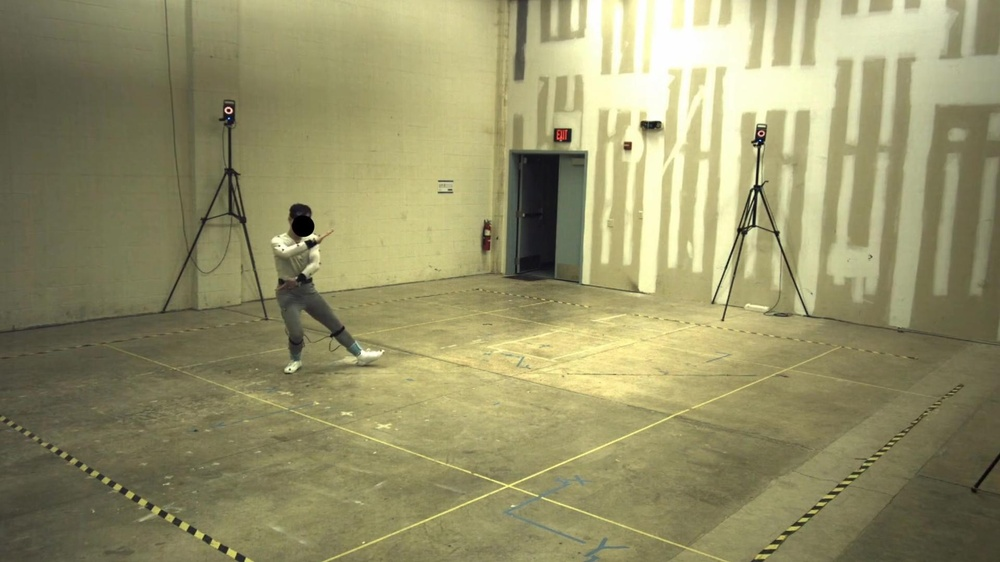
%> input picture Project2DataFiles/im1corrected.jpg, 1000 x 562 px, shrunk from 1920 x 1080 before the run
$ octave task4.m   (GNU Octave 9; MATLAB toolbox functions it lacks are replaced by stand-ins)
%> lines starting %> are read from the running program, lines starting %| are printed output that depends on the picture
clear all
clc


%Load 2D pixel locations from Task 1
load('all_2D_points.mat'); %file has 39 2D pixel locations

im = imread('im1corrected.jpg');
%> im is the input picture: size 562x1000x3 uint8; mean R, G, B 149.6, 145.9, 105.2
im2 = imread('im2corrected.jpg');
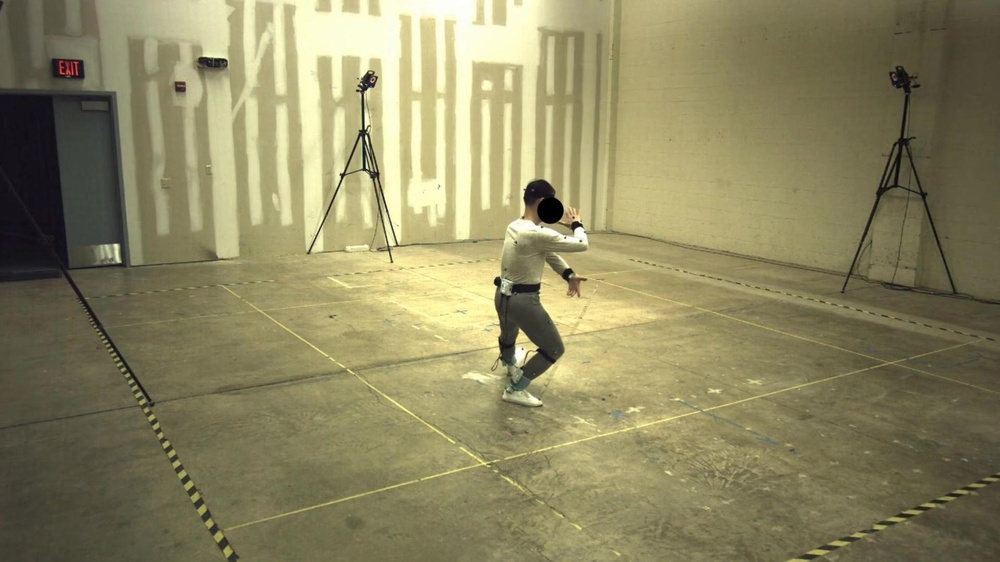
%> input picture Project2DataFiles/im2corrected.jpg, 1000 x 562 px, shrunk from 1920 x 1080 before the run
%> im2 is the input picture: size 562x1000x3 uint8; mean R, G, B 140.5, 134.7, 97.3


%run 8-point algorithm
x1 = camera1_2D(1, 1:8); y1 = camera1_2D(2, 1:8);
x2 = camera2_2D(1, 1:8); y2 = camera2_2D(2, 1:8);
sx1 = x1; sy1 = y1; sx2 = x2; sy2 = y2;
stdxy = (std(x1)+std(y1))/2;
T1 = [1 0 -mean(x1); 0 1 -mean(y1); 0 0 stdxy]/stdxy;
nx1 = (x1-mean(x1))/stdxy;
ny1 = (y1-mean(y1))/stdxy;
stdxy = (std(x2)+std(y2))/2;
T2 = [1 0 -mean(x2); 0 1 -mean(y2); 0 0 stdxy]/stdxy;
nx2 = (x2-mean(x2))/stdxy;
ny2 = (y2-mean(y2))/stdxy;


A = [];
for i=1:length(nx1);
    A(i,:) = [nx1(i)*nx2(i) nx1(i)*ny2(i) nx1(i) ny1(i)*nx2(i) ny1(i)*ny2(i) ny1(i) nx2(i) ny2(i) 1];
end
%get eig-vector for smallest eig-value of A' * A
[u,d] = eigs(A' * A,1,'SM');
F = reshape(u,3,3);

%make F rank 2
oldF = F;
[U,D,V] = svd(F);
D(3,3) = 0;
F = U * D * V';

F = T2' * F * T1;

save('Fundamental_matrix.mat', 'F');

colors =  'bgrcmykbgrcmykbgrcmykbgrcmykbgrcmykbgrcmykbgrcmyk';
%overlay epipolar lines on im2
L = F * [sx1 ; y1; ones(size(sx1))];
[nr,nc,nb] = size(im2);
%> nr = 562; nc = 1000; nb = 3
figure(2); clf; imagesc(im2); axis image;
hold on; plot(x2,y2,'*'); hold off
for i=1:length(L)
    a = L(1,i); b = L(2,i); c=L(3,i);
    if (abs(a) > (abs(b)))
       yl=0; yh=nr;
       xl = (-b * yl - c) / a;
       xh = (-b * yh - c) / a;
       hold on
       h=plot([xl; xh],[yl; yh]);
       set(h,'Color',colors(i),'LineWidth',2);
       hold off
       drawnow;
    else
       xl=0; xh=nc;
       yl = (-a * xl - c) / b;
       yh = (-a * xh - c) / b;
       hold on
       h=plot([xl; xh],[yl; yh],'b');
       set(h,'Color',colors(i),'LineWidth',2);
       hold off
       drawnow;
    end
end
%> after the loop, h = -48.19; xl = 0; yl = 584.2
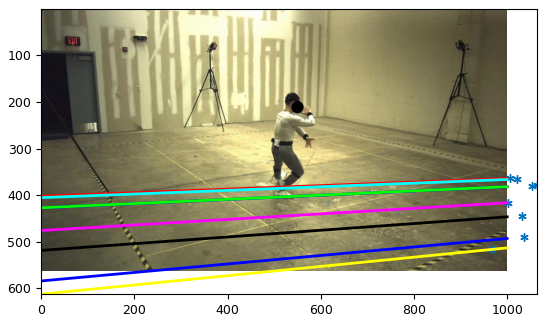
%> figure redrawn from the program's plot data


%overlay epipolar lines on im1
L = ([x2 ; y2; ones(size(x2))]' * F)' ;
[nr,nc,nb] = size(im);
figure(1); clf; imagesc(im); axis image;
hold on; plot(sx1,y1,'*'); hold off
for i=1:length(L)
    a = L(1,i); b = L(2,i); c=L(3,i);
    if (abs(a) > (abs(b)))
       yl=0; yh=nr;
       xl = (-b * yl - c) / a;
       xh = (-b * yh - c) / a;
       hold on
       h=plot([xl; xh],[yl; yh],'b');
       set(h,'Color',colors(i),'LineWidth',2);
       hold off
       drawnow;
    else
       xl=0; xh=nc;
       yl = (-a * xl - c) / b;
       yh = (-a * xh - c) / b;
       hold on
       h=plot([xl; xh],[yl; yh],'b');
       set(h,'Color',colors(i),'LineWidth',2);
       hold off
       drawnow;
    end
end
%> after the loop, h = -96.15; yl = 408.6
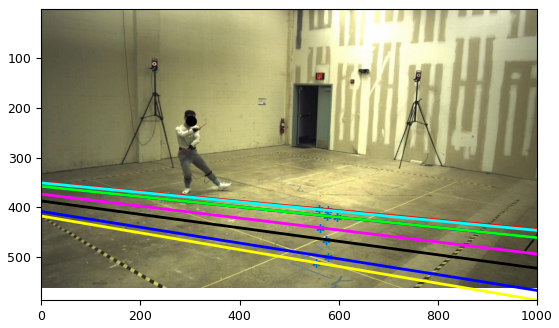
%> figure redrawn from the program's plot data
